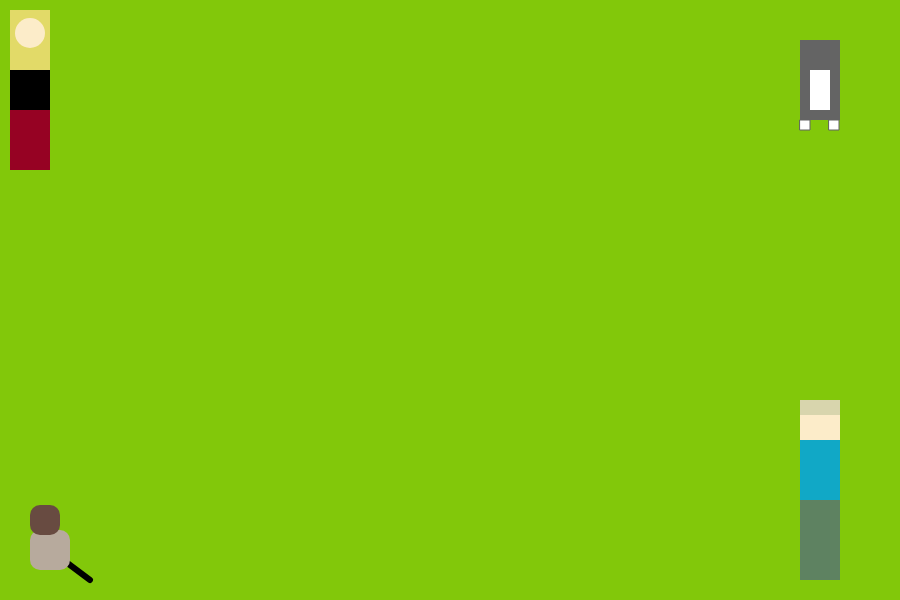
Frame 1 (no input)
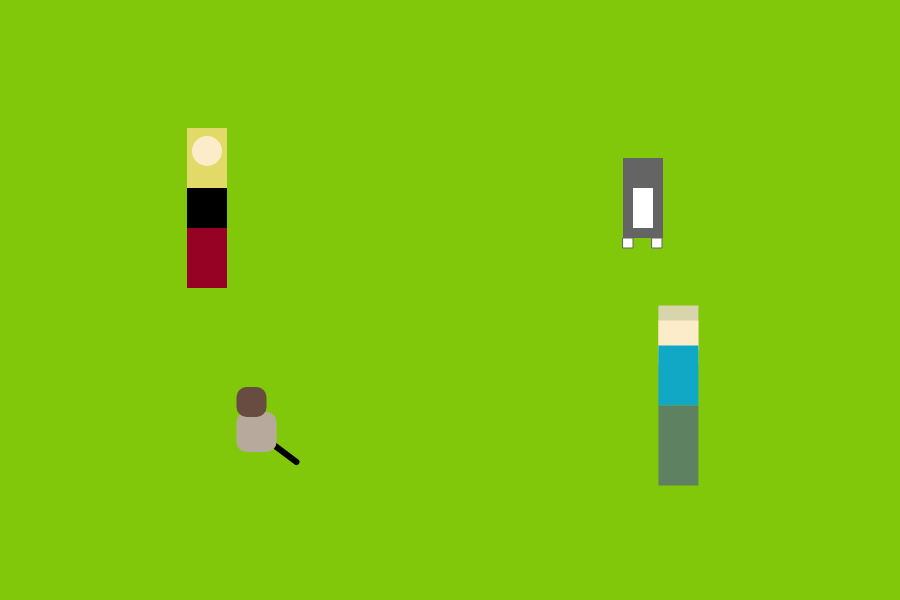
Frame 60 (no input)
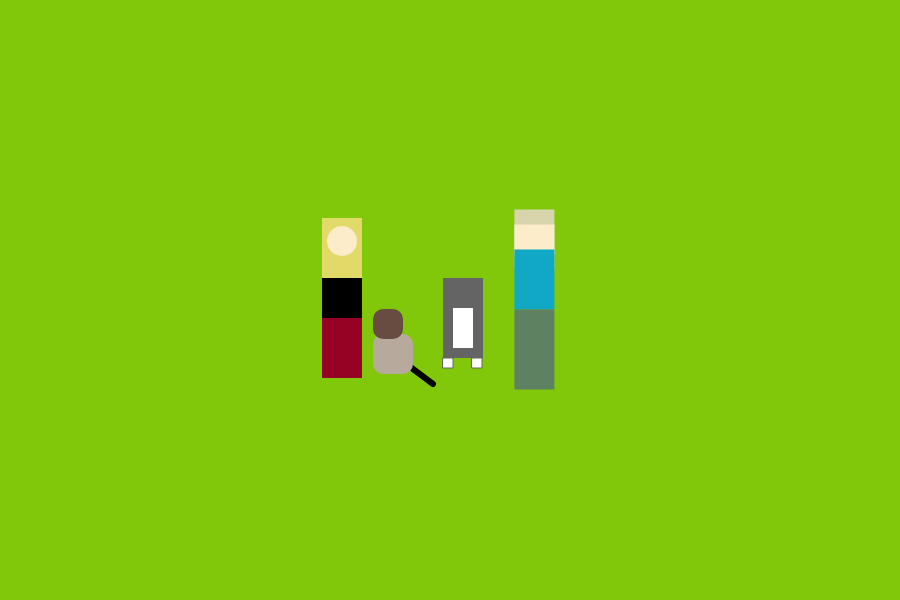
Frame 120 (the mouse pressed at the canvas centre since frame 60)

The p5.js sketch that drew these frames (run headless with seeded random() and noise() and a simulated clock; from frame 60 on, the mouse is pressed at the canvas centre):

// p5.js sketch
// ── sketch.js
//Julie Stuart, edited: January 28th, 2017
//Program moves four functions (Julie, Andrew, Knuffle, and Fred) from outer edges to center 

//Julie starting position
var Juliexpos = 10; 
var Julieypos = 10;
//Julie slope
var DirXJulie = 3;
var DirYJulie = 2;

//Fred starting position
var Fredxpos = 800;
var Fredypos = 40;
//Fred slope
var DirXFred = 3;
var DirYFred = 2;

//Knuffle starting position
var Knufflexpos = 30;
var Knuffleypos = 530;
//Knuffle slope
var DirXKnuffle = 3.5;
var DirYKnuffle = 2;

//Andrew starting position
var Andrewxpos = 800;
var Andrewypos = 400;
//Andrew slope
var DirXAndrew = 2.4;
var DirYAndrew = 1.6;

function setup() {
  createCanvas(900,600);
  background(130,200,10);
}

function draw() {
  background(130,200,10);
  
  Julie();
  Fred();
  Andrew();
  Knuffle();
  

  //Julie movement values
  //Julie X movement
  Juliexpos = Juliexpos + DirXJulie;
  
  //Julie Y pos
  Julieypos = Julieypos + DirYJulie; 
  
  //Julie stops when she is greater than 320
  if (Juliexpos > 320) {
    //change directions
    DirXJulie = 0; 
    DirYJulie = 0;}

  
  //Fred X pos
  Fredxpos = Fredxpos - DirXFred;
  
  //Fred Y pos
  Fredypos = Fredypos + DirYFred;
  
  //Fred stops when he is less than 430
  if (Fredxpos < 430 || Fredxpos < 0){
    DirXFred = 0;
    DirYFred = 0
    
  }
  
  //Knuffle X pos
  Knufflexpos = Knufflexpos + DirXKnuffle;
  
  //Knuffle Y pos
  Knuffleypos = Knuffleypos - DirYKnuffle;
  
  //Knuffle stops when she is greater than 370
  if (Knufflexpos > 370){
    DirXKnuffle = 0;
    DirYKnuffle = 0;
    
  }
    
  //Andrew X pos
  Andrewxpos = Andrewxpos - DirXAndrew;
  
  //Andrew Y pos
  Andrewypos = Andrewypos - DirYAndrew;
  
  //Andrew stops when he is less than 500
  if (Andrewxpos < 500){
    DirXAndrew = 0; 
    DirYAndrew = 0;
  }
}

//Julie upper right corner  
function Julie () {
  noStroke();
  fill(226, 218, 104);
  rect(Juliexpos, Julieypos, 40, 60);
  fill(252, 236, 201);
  ellipse(Juliexpos + 20, Julieypos + 23, 30, 30);
  fill(0);
  rect(Juliexpos, Julieypos + 60, 40, 40);
  fill(150, 2, 35);
  rect(Juliexpos, Julieypos + 100, 40, 60);
}

//Fred upper right corner
function Fred () {
  strokeWeight(1);
  fill(100,100,100);
  rect(Fredxpos, Fredypos, 40, 80);
  fill(255);
  rect(Fredxpos + 10, Fredypos + 30, 20, 40);
  stroke(100,100,100);
  fill(255);
  rect(Fredxpos, Fredypos + 80, 10, 10);
  rect(Fredxpos + 29, Fredypos + 80, 10, 10);
}

//Knuffle lower left corner
function Knuffle () {
  stroke(0);
  strokeWeight(6);
  fill(0);
  line(Knufflexpos + 20, Knuffleypos + 20, Knufflexpos + 60, Knuffleypos + 50);
  noStroke();
  fill(183, 170, 157);
  rect(Knufflexpos, Knuffleypos, 40, 40, 10);
  fill(104, 75, 65);
  rect(Knufflexpos, Knuffleypos - 25, 30, 30, 10);
}

//Andrew, lower right corner
function Andrew() {
  noStroke();
  fill(216, 213, 173);
  rect(Andrewxpos, Andrewypos, 40, 60);
  fill(252, 236, 201);
  rect(Andrewxpos, Andrewypos + 15, 40, 30);
  fill(17, 168, 198);
  rect(Andrewxpos, Andrewypos + 40, 40, 60);
  fill(94, 130, 97);
  rect(Andrewxpos, Andrewypos + 100, 40, 80);
}
